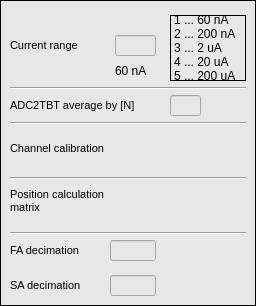
   <widget class="caFrame" name="caframe_3">
    <property name="geometry">
     <rect>
      <x>265</x>
      <y>120</y>
      <width>256</width>
      <height>306</height>
     </rect>
    </property>
    <property name="font">
     <font>
      <pointsize>8</pointsize>
     </font>
    </property>
    <property name="styleSheet">
     <string notr="true">background-color: rgb(231, 231, 231);</string>
    </property>
    <property name="frameShape">
     <enum>QFrame::Box</enum>
    </property>
    <property name="frameShadow">
     <enum>QFrame::Plain</enum>
    </property>
    <property name="lineWidth">
     <number>1</number>
    </property>
    <property name="midLineWidth">
     <number>1</number>
    </property>
    <property name="background">
     <color>
      <red>0</red>
      <green>0</green>
      <blue>0</blue>
     </color>
    </property>
    <property name="backgroundMode">
     <enum>caFrame::Filled</enum>
    </property>
    <widget class="QLabel" name="label_20">
     <property name="geometry">
      <rect>
       <x>10</x>
       <y>35</y>
       <width>101</width>
       <height>20</height>
      </rect>
     </property>
     <property name="font">
      <font>
       <pointsize>8</pointsize>
      </font>
     </property>
     <property name="text">
      <string>Current range</string>
     </property>
    </widget>
    <widget class="QLabel" name="label_28">
     <property name="geometry">
      <rect>
       <x>10</x>
       <y>95</y>
       <width>146</width>
       <height>20</height>
      </rect>
     </property>
     <property name="font">
      <font>
       <pointsize>8</pointsize>
      </font>
     </property>
     <property name="text">
      <string>ADC2TBT average by [N]</string>
     </property>
    </widget>
    <widget class="Line" name="line_22">
     <property name="geometry">
      <rect>
       <x>10</x>
       <y>80</y>
       <width>236</width>
       <height>16</height>
      </rect>
     </property>
     <property name="font">
      <font>
       <pointsize>8</pointsize>
      </font>
     </property>
     <property name="orientation">
      <enum>Qt::Horizontal</enum>
     </property>
    </widget>
    <widget class="Line" name="line_23">
     <property name="geometry">
      <rect>
       <x>10</x>
       <y>115</y>
       <width>236</width>
       <height>16</height>
      </rect>
     </property>
     <property name="font">
      <font>
       <pointsize>8</pointsize>
      </font>
     </property>
     <property name="orientation">
      <enum>Qt::Horizontal</enum>
     </property>
    </widget>
    <widget class="caTextEntry" name="catextentry_12">
     <property name="geometry">
      <rect>
       <x>115</x>
       <y>35</y>
       <width>41</width>
       <height>21</height>
      </rect>
     </property>
     <property name="alignment">
      <set>Qt::AlignRight|Qt::AlignTrailing|Qt::AlignVCenter</set>
     </property>
     <property name="channel" stdset="0">
      <string notr="true">$(DEVICE):current_range</string>
     </property>
     <property name="foreground">
      <color>
       <red>170</red>
       <green>0</green>
       <blue>0</blue>
      </color>
     </property>
     <property name="background">
      <color>
       <red>255</red>
       <green>255</green>
       <blue>255</blue>
      </color>
     </property>
     <property name="colorMode">
      <enum>caLineEdit::Static</enum>
     </property>
     <property name="limitsMode">
      <enum>caLineEdit::User</enum>
     </property>
     <property name="maxValue">
      <double>6.000000000000000</double>
     </property>
     <property name="minValue">
      <double>1.000000000000000</double>
     </property>
    </widget>
    <widget class="caLabel" name="label_30">
     <property name="geometry">
      <rect>
       <x>170</x>
       <y>15</y>
       <width>76</width>
       <height>66</height>
      </rect>
     </property>
     <property name="frameShape">
      <enum>QFrame::Box</enum>
     </property>
     <property name="text">
      <string>1 ... 60 nA
2 ... 200 nA
3 ... 2 uA
4 ... 20 uA
5 ... 200 uA
6 ... 2 mA</string>
     </property>
     <property name="alignment">
      <set>Qt::AlignLeading|Qt::AlignLeft|Qt::AlignVCenter</set>
     </property>
     <property name="background">
      <color>
       <red>255</red>
       <green>255</green>
       <blue>255</blue>
      </color>
     </property>
    </widget>
    <widget class="caTextEntry" name="catextentry_4">
     <property name="geometry">
      <rect>
       <x>170</x>
       <y>95</y>
       <width>31</width>
       <height>21</height>
      </rect>
     </property>
     <property name="alignment">
      <set>Qt::AlignRight|Qt::AlignTrailing|Qt::AlignVCenter</set>
     </property>
     <property name="readOnly">
      <bool>false</bool>
     </property>
     <property name="channel" stdset="0">
      <string notr="true">$(DEVICE):dsp:avg_window</string>
     </property>
     <property name="foreground">
      <color>
       <red>170</red>
       <green>0</green>
       <blue>0</blue>
      </color>
     </property>
     <property name="background">
      <color>
       <red>255</red>
       <green>255</green>
       <blue>255</blue>
      </color>
     </property>
     <property name="colorMode">
      <enum>caLineEdit::Static</enum>
     </property>
    </widget>
    <widget class="caRelatedDisplay" name="adc_mask">
     <property name="geometry">
      <rect>
       <x>205</x>
       <y>95</y>
       <width>41</width>
       <height>21</height>
      </rect>
     </property>
     <property name="font">
      <font>
       <pointsize>8</pointsize>
      </font>
     </property>
     <property name="background">
      <color>
       <red>252</red>
       <green>220</green>
       <blue>123</blue>
      </color>
     </property>
     <property name="labels">
      <string notr="true">mask</string>
     </property>
     <property name="files">
      <string notr="true">adc_mask</string>
     </property>
     <property name="args">
      <string notr="true">DEVICE=$(DEVICE)</string>
     </property>
    </widget>
    <widget class="caRelatedDisplay" name="calibration">
     <property name="geometry">
      <rect>
       <x>150</x>
       <y>130</y>
       <width>96</width>
       <height>36</height>
      </rect>
     </property>
     <property name="font">
      <font>
       <pointsize>8</pointsize>
      </font>
     </property>
     <property name="background">
      <color>
       <red>252</red>
       <green>220</green>
       <blue>123</blue>
      </color>
     </property>
     <property name="labels">
      <string notr="true">Amp scale and
dark values</string>
     </property>
     <property name="files">
      <string notr="true">calibration</string>
     </property>
     <property name="args">
      <string notr="true">DEVICE=$(DEVICE)</string>
     </property>
    </widget>
    <widget class="QLabel" name="label_21">
     <property name="geometry">
      <rect>
       <x>10</x>
       <y>130</y>
       <width>131</width>
       <height>36</height>
      </rect>
     </property>
     <property name="font">
      <font>
       <pointsize>8</pointsize>
      </font>
     </property>
     <property name="text">
      <string>Channel calibration</string>
     </property>
    </widget>
    <widget class="Line" name="line_24">
     <property name="geometry">
      <rect>
       <x>10</x>
       <y>170</y>
       <width>236</width>
       <height>16</height>
      </rect>
     </property>
     <property name="font">
      <font>
       <pointsize>8</pointsize>
      </font>
     </property>
     <property name="orientation">
      <enum>Qt::Horizontal</enum>
     </property>
    </widget>
    <widget class="QLabel" name="label_26">
     <property name="geometry">
      <rect>
       <x>10</x>
       <y>185</y>
       <width>131</width>
       <height>31</height>
      </rect>
     </property>
     <property name="font">
      <font>
       <pointsize>8</pointsize>
      </font>
     </property>
     <property name="text">
      <string>Position calculation
matrix</string>
     </property>
    </widget>
    <widget class="caRelatedDisplay" name="delta_over_sum">
     <property name="geometry">
      <rect>
       <x>150</x>
       <y>185</y>
       <width>96</width>
       <height>36</height>
      </rect>
     </property>
     <property name="font">
      <font>
       <pointsize>8</pointsize>
      </font>
     </property>
     <property name="background">
      <color>
       <red>252</red>
       <green>220</green>
       <blue>123</blue>
      </color>
     </property>
     <property name="labels">
      <string notr="true">Delta over SUM
and
position calculation</string>
     </property>
     <property name="files">
      <string notr="true">delta_over_sum</string>
     </property>
     <property name="args">
      <string notr="true">DEVICE=$(DEVICE)</string>
     </property>
    </widget>
    <widget class="Line" name="line_25">
     <property name="geometry">
      <rect>
       <x>10</x>
       <y>225</y>
       <width>236</width>
       <height>16</height>
      </rect>
     </property>
     <property name="font">
      <font>
       <pointsize>8</pointsize>
      </font>
     </property>
     <property name="orientation">
      <enum>Qt::Horizontal</enum>
     </property>
    </widget>
    <widget class="QLabel" name="label_27">
     <property name="geometry">
      <rect>
       <x>10</x>
       <y>240</y>
       <width>101</width>
       <height>20</height>
      </rect>
     </property>
     <property name="font">
      <font>
       <pointsize>8</pointsize>
      </font>
     </property>
     <property name="text">
      <string>FA decimation</string>
     </property>
    </widget>
    <widget class="caTextEntry" name="catextentry_14">
     <property name="geometry">
      <rect>
       <x>110</x>
       <y>240</y>
       <width>46</width>
       <height>21</height>
      </rect>
     </property>
     <property name="alignment">
      <set>Qt::AlignRight|Qt::AlignTrailing|Qt::AlignVCenter</set>
     </property>
     <property name="channel" stdset="0">
      <string notr="true">$(DEVICE):dsp:fa:decimation</string>
     </property>
     <property name="foreground">
      <color>
       <red>170</red>
       <green>0</green>
       <blue>0</blue>
      </color>
     </property>
     <property name="background">
      <color>
       <red>255</red>
       <green>255</green>
       <blue>255</blue>
      </color>
     </property>
     <property name="colorMode">
      <enum>caLineEdit::Static</enum>
     </property>
    </widget>
    <widget class="QLabel" name="label_31">
     <property name="geometry">
      <rect>
       <x>10</x>
       <y>275</y>
       <width>101</width>
       <height>20</height>
      </rect>
     </property>
     <property name="font">
      <font>
       <pointsize>8</pointsize>
      </font>
     </property>
     <property name="text">
      <string>SA decimation</string>
     </property>
    </widget>
    <widget class="caTextEntry" name="catextentry_15">
     <property name="geometry">
      <rect>
       <x>110</x>
       <y>275</y>
       <width>46</width>
       <height>21</height>
      </rect>
     </property>
     <property name="alignment">
      <set>Qt::AlignRight|Qt::AlignTrailing|Qt::AlignVCenter</set>
     </property>
     <property name="channel" stdset="0">
      <string notr="true">$(DEVICE):dsp:sa:decimation</string>
     </property>
     <property name="foreground">
      <color>
       <red>170</red>
       <green>0</green>
       <blue>0</blue>
      </color>
     </property>
     <property name="background">
      <color>
       <red>255</red>
       <green>255</green>
       <blue>255</blue>
      </color>
     </property>
     <property name="colorMode">
      <enum>caLineEdit::Static</enum>
     </property>
    </widget>
    <widget class="caRelatedDisplay" name="FA_IIR_filters">
     <property name="geometry">
      <rect>
       <x>160</x>
       <y>240</y>
       <width>86</width>
       <height>26</height>
      </rect>
     </property>
     <property name="font">
      <font>
       <pointsize>8</pointsize>
      </font>
     </property>
     <property name="background">
      <color>
       <red>252</red>
       <green>220</green>
       <blue>123</blue>
      </color>
     </property>
     <property name="labels">
      <string notr="true">FA IIR
filter block</string>
     </property>
     <property name="files">
      <string notr="true">fa_iir</string>
     </property>
     <property name="args">
      <string notr="true">DEVICE=$(DEVICE)</string>
     </property>
    </widget>
    <widget class="caRelatedDisplay" name="SA_IIR_filters_2">
     <property name="geometry">
      <rect>
       <x>160</x>
       <y>275</y>
       <width>86</width>
       <height>26</height>
      </rect>
     </property>
     <property name="font">
      <font>
       <pointsize>8</pointsize>
      </font>
     </property>
     <property name="background">
      <color>
       <red>252</red>
       <green>220</green>
       <blue>123</blue>
      </color>
     </property>
     <property name="labels">
      <string notr="true">SA IIR
filter block</string>
     </property>
     <property name="files">
      <string notr="true">sa_iir</string>
     </property>
     <property name="args">
      <string notr="true">DEVICE=$(DEVICE)</string>
     </property>
     <property name="fontScaleMode">
      <enum>EPushButton::WidthAndHeight</enum>
     </property>
    </widget>
    <widget class="caLabel" name="calabel_3">
     <property name="geometry">
      <rect>
       <x>115</x>
       <y>60</y>
       <width>41</width>
       <height>21</height>
      </rect>
     </property>
     <property name="text">
      <string>2 mA</string>
     </property>
     <property name="fontScaleMode">
      <enum>ESimpleLabel::WidthAndHeight</enum>
     </property>
     <property name="foreground">
      <color>
       <red>255</red>
       <green>0</green>
       <blue>0</blue>
      </color>
     </property>
     <property name="background">
      <color>
       <red>255</red>
       <green>255</green>
       <blue>127</blue>
      </color>
     </property>
     <property name="colorMode">
      <enum>caLabel::Static</enum>
     </property>
     <property name="visibility">
      <enum>caLabel::Calc</enum>
     </property>
     <property name="visibilityCalc">
      <string notr="true">A=6</string>
     </property>
     <property name="channel" stdset="0">
      <string notr="true">$(DEVICE):current_range</string>
     </property>
    </widget>
    <widget class="caLabel" name="calabel_4">
     <property name="geometry">
      <rect>
       <x>115</x>
       <y>60</y>
       <width>41</width>
       <height>21</height>
      </rect>
     </property>
     <property name="text">
      <string>200 uA</string>
     </property>
     <property name="fontScaleMode">
      <enum>ESimpleLabel::WidthAndHeight</enum>
     </property>
     <property name="foreground">
      <color>
       <red>255</red>
       <green>0</green>
       <blue>0</blue>
      </color>
     </property>
     <property name="background">
      <color>
       <red>255</red>
       <green>255</green>
       <blue>127</blue>
      </color>
     </property>
     <property name="colorMode">
      <enum>caLabel::Static</enum>
     </property>
     <property name="visibility">
      <enum>caLabel::Calc</enum>
     </property>
     <property name="visibilityCalc">
      <string notr="true">A=5</string>
     </property>
     <property name="channel" stdset="0">
      <string notr="true">$(DEVICE):current_range</string>
     </property>
    </widget>
    <widget class="caLabel" name="calabel_5">
     <property name="geometry">
      <rect>
       <x>115</x>
       <y>60</y>
       <width>41</width>
       <height>21</height>
      </rect>
     </property>
     <property name="text">
      <string>20 uA</string>
     </property>
     <property name="fontScaleMode">
      <enum>ESimpleLabel::WidthAndHeight</enum>
     </property>
     <property name="foreground">
      <color>
       <red>255</red>
       <green>0</green>
       <blue>0</blue>
      </color>
     </property>
     <property name="background">
      <color>
       <red>255</red>
       <green>255</green>
       <blue>127</blue>
      </color>
     </property>
     <property name="colorMode">
      <enum>caLabel::Static</enum>
     </property>
     <property name="visibility">
      <enum>caLabel::Calc</enum>
     </property>
     <property name="visibilityCalc">
      <string notr="true">A=4</string>
     </property>
     <property name="channel" stdset="0">
      <string notr="true">$(DEVICE):current_range</string>
     </property>
    </widget>
    <widget class="caLabel" name="calabel_6">
     <property name="geometry">
      <rect>
       <x>115</x>
       <y>60</y>
       <width>41</width>
       <height>21</height>
      </rect>
     </property>
     <property name="text">
      <string>2 uA</string>
     </property>
     <property name="fontScaleMode">
      <enum>ESimpleLabel::WidthAndHeight</enum>
     </property>
     <property name="foreground">
      <color>
       <red>255</red>
       <green>0</green>
       <blue>0</blue>
      </color>
     </property>
     <property name="background">
      <color>
       <red>255</red>
       <green>255</green>
       <blue>127</blue>
      </color>
     </property>
     <property name="colorMode">
      <enum>caLabel::Static</enum>
     </property>
     <property name="visibility">
      <enum>caLabel::Calc</enum>
     </property>
     <property name="visibilityCalc">
      <string notr="true">A=3</string>
     </property>
     <property name="channel" stdset="0">
      <string notr="true">$(DEVICE):current_range</string>
     </property>
    </widget>
    <widget class="caLabel" name="calabel_7">
     <property name="geometry">
      <rect>
       <x>115</x>
       <y>60</y>
       <width>41</width>
       <height>21</height>
      </rect>
     </property>
     <property name="text">
      <string>200 nA</string>
     </property>
     <property name="fontScaleMode">
      <enum>ESimpleLabel::WidthAndHeight</enum>
     </property>
     <property name="foreground">
      <color>
       <red>255</red>
       <green>0</green>
       <blue>0</blue>
      </color>
     </property>
     <property name="background">
      <color>
       <red>255</red>
       <green>255</green>
       <blue>127</blue>
      </color>
     </property>
     <property name="colorMode">
      <enum>caLabel::Static</enum>
     </property>
     <property name="visibility">
      <enum>caLabel::Calc</enum>
     </property>
     <property name="visibilityCalc">
      <string notr="true">A=2</string>
     </property>
     <property name="channel" stdset="0">
      <string notr="true">$(DEVICE):current_range</string>
     </property>
    </widget>
    <widget class="caLabel" name="calabel_8">
     <property name="geometry">
      <rect>
       <x>115</x>
       <y>60</y>
       <width>41</width>
       <height>21</height>
      </rect>
     </property>
     <property name="text">
      <string>60 nA</string>
     </property>
     <property name="fontScaleMode">
      <enum>ESimpleLabel::WidthAndHeight</enum>
     </property>
     <property name="foreground">
      <color>
       <red>255</red>
       <green>0</green>
       <blue>0</blue>
      </color>
     </property>
     <property name="background">
      <color>
       <red>255</red>
       <green>255</green>
       <blue>127</blue>
      </color>
     </property>
     <property name="colorMode">
      <enum>caLabel::Static</enum>
     </property>
     <property name="visibility">
      <enum>caLabel::Calc</enum>
     </property>
     <property name="visibilityCalc">
      <string notr="true">A=1</string>
     </property>
     <property name="channel" stdset="0">
      <string notr="true">$(DEVICE):current_range</string>
     </property>
    </widget>
   </widget>
